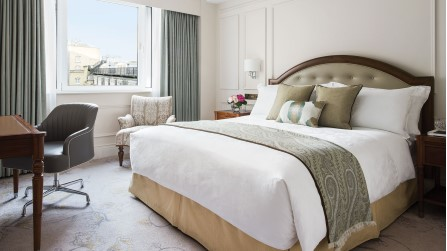
#> input picture images/NoMatch_testImage/room2.jpg, 447 x 251 px; the run also reads 1 picture not shown here
$ python NoMatchColor.py   (older library calls are emulated)
#> lines starting #> are read from the running program, lines starting #| are printed output that depends on the picture; after the words box and inside, x2 and y2 are one past the last pixel; in counts of white or black regions, pixels touching at a corner belong together
import cv2
import numpy as np
import matplotlib.pyplot as plt
from sklearn.cluster import KMeans

################################
################################
# Class명    : GatherColorInformation
# 작성자    : 이현지
# 설명      : user가 입력한 이미지를 분석하여 색 띠 반환
# 참고한 코드 출처 : https://buzzrobot.com/dominant-colors-in-an-image-using-k-means-clustering-3c7af4622036
################################
################################
class GatherColorInformation:

    CLUSTERS = None
    IMAGE = None
    COLORS = None
    LABELS = None

    def __init__(self, image, clusters=3):
        self.CLUSTERS = clusters
        self.IMAGE = image

    #kmeans clustering 알고리즘을 이용하여 각 픽셀 처리
    #cluster값은 5로 제시한다.
    def dominantColors(self):
        img = cv2.imread(self.IMAGE)
        img = cv2.cvtColor(img, cv2.COLOR_BGR2RGB)
        img = img.reshape((img.shape[0] * img.shape[1]), 3)
        kmeans = KMeans(n_clusters=self.CLUSTERS)
        kmeans.fit(img)

        return kmeans

    # clusters=5에 따라 5개의 색상(r,g,b)을 return 하게 된다.
    def getRGB(self, kmeans):
        self.COLORS = kmeans.cluster_centers_
        self.LABELS = kmeans.labels_

        return self.COLORS.astype(int)

    #히스토그램으로 표현하기
    def intoHistogram(self, kmeans):
        numLabels = np.arange(0, self.CLUSTERS+1)
        (hist, _)=np.histogram(self.LABELS, bins=numLabels)

        hist=hist.astype("float")
        hist /= hist.sum()

        return hist

    #색상이 차지하는 비율 순으로 정렬한 후, 이를 바탕으로 색 띠를 생성하여 리턴한다
    def plot_colors(self, hist, centroids):
        colors=self.COLORS
        colors=colors[(-hist).argsort()]
        hist=hist[(-hist).argsort()]

        bar=np.zeros((50,500,3), dtype="uint8")
        startX=0

        for i in range(0, self.CLUSTERS-1):
            endX= startX+hist[i]*500

            r=int(colors[i][0])
            g=int(colors[i][1])
            b=int(colors[i][2])

            cv2.rectangle(bar, (int(startX), 0), (int(endX), 50), (r,g,b), -1)
            startX=endX

        return bar

################################
################################
# Class명    : Compare
# 작성자    : 이현지
# 설명      : 두 이미지를 분석한 색상 결과를 비교
################################
################################
class Compare:

    colorA=None
    ColorB=None

    def __init__(self, colors):
        self.colorA=colors[0]
        self.colorB=colors[1]

    #두 이미지를 분석한 결과로 나온 dominant colors들을 비교
    #색상이 일치하지 않으면서, 이미지 내에서 차지하는 비율이 큰 색상을 no match color로 선정한다.
    def getNoMatchColor(self):
        noMatches = []
        for color in self.colorA:
            if color not in self.colorB:
                noMatches.append(color)

        noMatchColor = noMatches[0]

        return noMatchColor


################################
################################
# Class명    : ImageProducing
# 작성자    : 이현지
# 설명      : no match color 영역을 이미지에서 찾아 표시한다
# 참고한 코드 출처 : https://www.pyimagesearch.com/2014/08/04/opencv-python-color-detection/
################################
################################
class ImageProducing:

    IMAGE = None

    def __init__(self, image):
        self.IMAGE = cv2.imread(image)

    def markNoMatchColor(self,color):

        hsv = cv2.cvtColor(self.IMAGE, cv2.COLOR_BGR2HSV)

        #rgb순으로 표현되어있는 color를 bgr형태로 변환
        [b,g,r]=[color[2],color[1],color[0]]
        bgrColor=np.uint8([[[b,g,r]]])

        #색상 추출을 위해 bgr을 hsv로 변환
        hsv_noMatch=cv2.cvtColor(bgrColor, cv2.COLOR_BGR2HSV)

        #색상의 min hsv, max hsv 범위 추출
        min_h=hsv_noMatch[0][0][0]-10
        min_noMatch=np.array([min_h, 100, 100])
        max_h=hsv_noMatch[0][0][0]+10
        max_noMatch=np.array([max_h, 255, 255])
        kernel = np.ones((5, 5), "uint8")

        noMatch=cv2.inRange(hsv, min_noMatch, max_noMatch)
        noMatch=cv2.dilate(noMatch, kernel)

        #no match color 영역 표시하기
        (_, contours, hierarchy) = cv2.findContours(noMatch, cv2.RETR_TREE, cv2.CHAIN_APPROX_SIMPLE)
        for pic, contour in enumerate(contours):
            area = cv2.contourArea(contour)
            if (area > 150):
                ellipse=cv2.fitEllipse(contour)
                cv2.ellipse(self.IMAGE, ellipse, (0,0,255),1, cv2.LINE_AA)

        cv2.imshow('marked image', self.IMAGE)


user='../images/NoMatch_testImage/room2.jpg'
ideal='../images/NoMatch_testImage/room6.jpg'
testimage='testimage.jpg'
images=[user, ideal]
colors=[]
bars=[]
clusters=5

for i in range(len(images)):
    colorInfo=GatherColorInformation(images[i], clusters)
    kmeans=colorInfo.dominantColors()
#> in dominantColors, img is the input picture: shape (251, 447, 3); mean B, G, R 151.9, 157.1, 161.7
    color=colorInfo.getRGB(kmeans)
    colors.append(color)
    hist=colorInfo.intoHistogram(kmeans)
    bar=colorInfo.plot_colors(hist, kmeans.cluster_centers_)
#> after the loop in plot_colors, `for i in range(0, self.CLUSTERS-1):`:
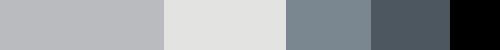
#> bar: shape (50, 500, 3); mean of channels 0, 1, 2 157.2, 153.4, 148.8; drawn as B, G, R
    bars.append(bar)
#> pass 2 of the loop `for i in range(len(images)):`:
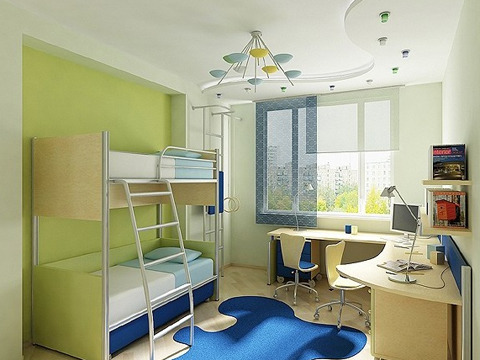
#> input picture images/NoMatch_testImage/room6.jpg, 480 x 360 px
#> in dominantColors, img is the input picture: shape (360, 480, 3); mean B, G, R 138.9, 166.3, 163.1
#> after the loop in plot_colors (call 2), `for i in range(0, self.CLUSTERS-1):`:
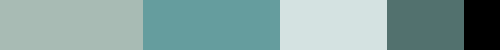
#> bar: shape (50, 500, 3); mean of channels 0, 1, 2 159.9, 162.3, 133.7; drawn as B, G, R


cmp=Compare(colors)
noMatch=cmp.getNoMatchColor()

#이미지 display
userRoom=cv2.imread('../images/NoMatch_testImage/room2.jpg')
idealRoom=cv2.imread('../images/NoMatch_testImage/room6.jpg')

cv2.imshow('user room', userRoom)
if(len(images)==2):
    cv2.imshow('ideal room', idealRoom)

for i in range(len(images)):
    plt.figure()
    plt.axis("off")
    plt.imshow(bars[i])
plt.show()

mark=ImageProducing(images[0])
mark.markNoMatchColor(noMatch)
#> in markNoMatchColor, `hsv = cv2.cvtColor(self.IMAGE, cv2.COLOR_BGR2HSV)`: hsv: shape (251, 447, 3); mean H, S, V 48.5, 32.2, 163.9
#> in markNoMatchColor, `noMatch=cv2.inRange(hsv, min_noMatch, max_noMatch)`:
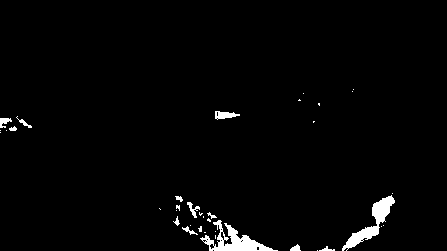
#> noMatch: shape (251, 447); 2% white; 37 white regions (24 under 20 px), largest, box (x1, y1, x2, y2) and area: (200, 220, 278, 251) 852, (342, 195, 395, 251) 771, (215, 111, 240, 120) 134
#> in markNoMatchColor, `noMatch=cv2.dilate(noMatch, kernel)`:
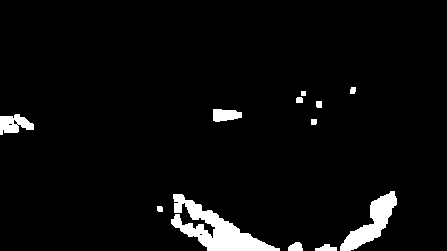
#> noMatch: shape (251, 447); 4.3% white; 12 white regions
#> in markNoMatchColor, `(_, contours, hierarchy) = cv2.findContours(noMatch, cv2.RETR_TREE, cv..`: contours = 16 contours, 5 with area under 20; largest, box (x1, y1, x2, y2) and area: (171, 194, 280, 251) 2168, (340, 191, 397, 251) 1182, (0, 114, 34, 135) 412, (213, 109, 242, 122) 258, (288, 242, 303, 251) 87
#> the loop in markNoMatchColor, `for pic, contour in enumerate(contours):` made 16 passes
#> (area, ellipse) on passes 4, 6, 8, 12: (2168, ((229.9, 240.2), (36.4, 128.3), 120.9)), (1182, ((371, 222), (26.16, 72.94), 40.94)), (412.5, ((10.53, 123.9), (17.7, 40.44), 87.01)), (258, ((217.5, 114.8), (11.34, 49.15), 88.72))
#> area on passes 1, 2, 3, 7, 13, 14: 77, 87, 24, 24.5, 29.5, 29
#> after the loop in markNoMatchColor, `for pic, contour in enumerate(contours):`:
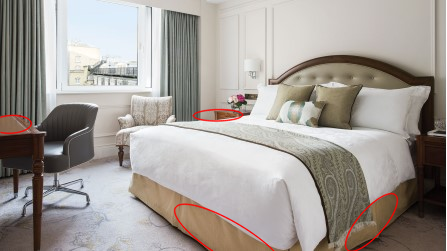
#> self.IMAGE: shape (251, 447, 3); 1.21% of pixels changed, all inside (x1, y1, x2, y2) = (0, 108, 399, 251)

key = cv2.waitKey(0)
#> (key Esc is pressed here)
if key == 27:
    cv2.destroyAllWindows()
